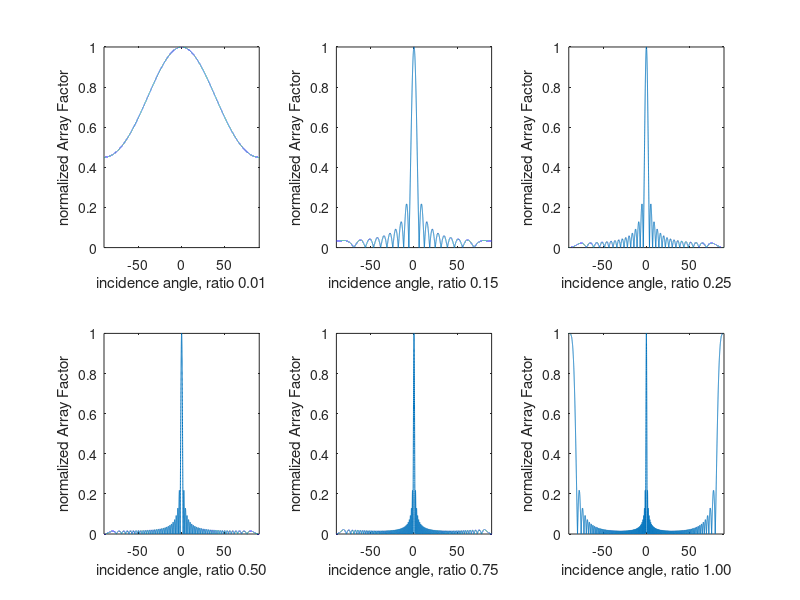
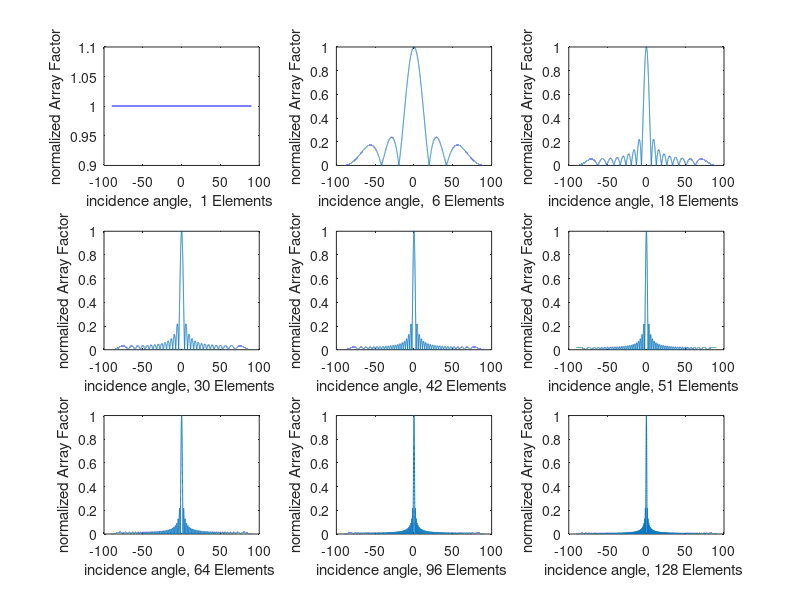
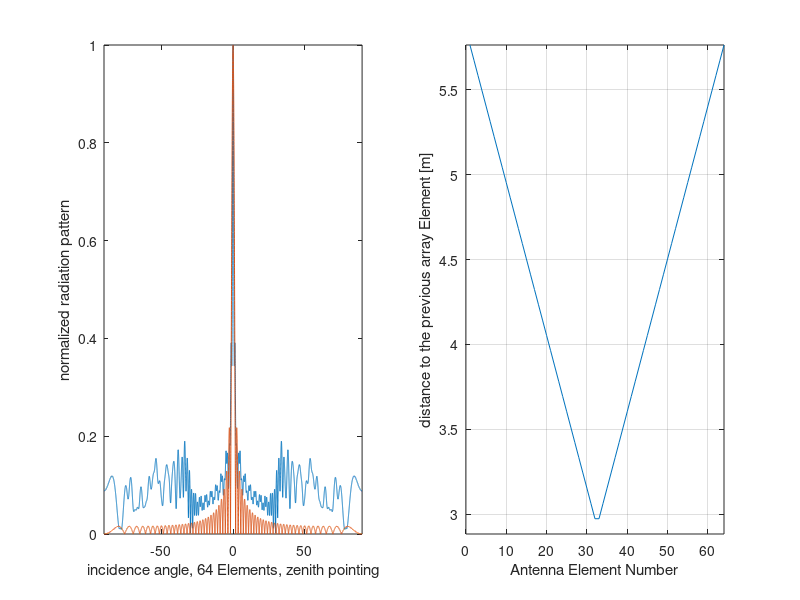
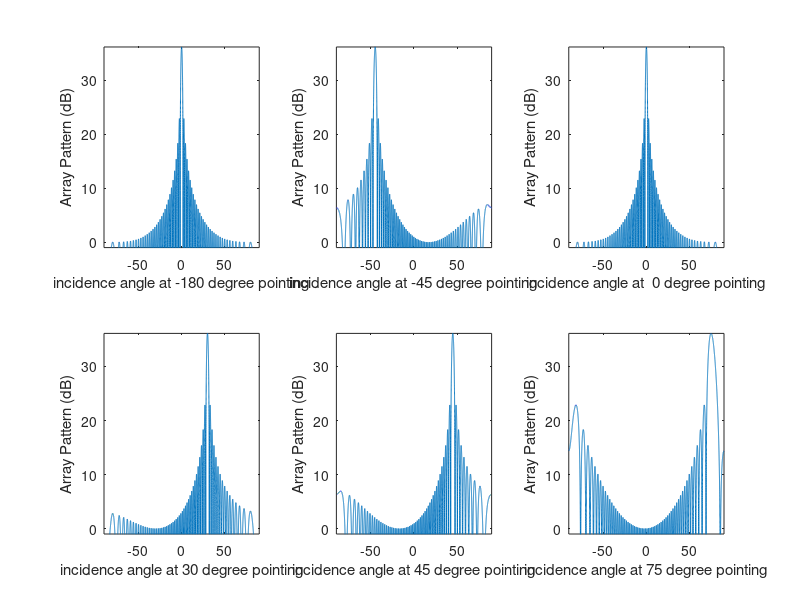

MATLAB code for these plots, in order:
clear all; clc; 


% number of linear lined up isotropic antennas
% composite main antenna in vertical direction
N = 64;

% frequency in Hz
f = 52e6;

% wavelength in m
c = 299792458; % speed of light in m/s
lambda = c/f; 

% scanning angle in degrees, 0 is zenith
delta = -90:.01:90;


%% Varying Antenna Spacing
% distance to wavelength ratio (used in AF later on)
dl_ratio = [0.01 0.15 0.25 0.5 0.75 1];

figure
for i=1:6
    % calculate distance from distance/wavelength ratio (each antenna is fed uniformly)
    d(i) = dl_ratio(i) * lambda;
    % Antenna Factor, derivated on whiteboard
    AF = (abs(sin(N * pi * d(i) * sind(delta) / lambda) ./ sin(pi * d(i) * sind(delta) / lambda)))/N;
    subplot(2,3,i)
    plot(delta,AF)
    axis([-90 90 0 1])
    xlabel(sprintf('incidence angle, ratio %2.2f',dl_ratio(i)))
    ylabel('normalized Array Factor')
end

% max spacing to prevent grating lobes
dX = lambda / (1+sind(90));


%% Number of Antenna Elements
idealRatio = 0.5;
N = [1 6 18 30 42 51 64 96 128];

figure
for i=1:9
    % Antenna Factor, derivated on whiteboard
    AF = (abs(sin(N(i) * pi * idealRatio * sind(delta)) ./ sin(pi * idealRatio * sind(delta)))/N(i));
    subplot(3,3,i)
    plot(delta,AF)
%     axis([-90 90 0 1])
    xlabel(sprintf('incidence angle, %2.0f Elements ',N(i)))
    ylabel('normalized Array Factor')
end


%% Spatial Weighting
% Antenna Elements
N = 64;
% ideal spacing
ideal_d = idealRatio * lambda;
% Using inverse triangular function to increase distance between elements
for i=(N/2):N
    m = 2/N;
    weight = m * (i - N/2) + 1;
    d(i) = weight * ideal_d;
    d(N - i+1) = d(i);
end

% calculating complete radiation pattern, isotropic radiation
E0 = 1;
E = 0;
phase_n = 0;    % zenith angle pointing
for i=1:N
    E = E + E0*exp(complex(0, (2*pi*d(i) * (i-1) * sind(delta)/lambda + phase_n)));
end


% calculate ideal Array Pattern
AF = (abs(sin(N * pi * idealRatio * sind(delta)) ./ sin(pi * idealRatio * sind(delta)))/N);
    
figure
subplot(1,2,1)
plot(delta,abs(E)/N,delta,AF);
axis([-90 90 0 1])
xlabel('incidence angle, 64 Elements, zenith pointing');
ylabel('normalized radiation pattern');
subplot(1,2,2)
antennaNum = [1:1:64];
plot(antennaNum,d);
grid on;
axis([0 N ideal_d max(d)])
xlabel('Antenna Element Number');
ylabel('distance to the previous array Element [m]');

%% Main Lobe Max & Width
E=0;
for i=1:N
    E = E + E0*1
end

mainLobeWidth = asin(lambda/(N*ideal_d)) * 180/pi

%% non-vertical beam
phases = [-180 -45 0 30 45 75];
N = 64;
E = 0;
E0 = 1;
figure;
for j=1:length(phases)
    phase_n = phases(j);
    for i=1:N
        
        E = E + E0*exp(complex(0, -(2*pi*(i)*ideal_d /lambda * (sind(delta)-sind(phase_n)))));
    end
    
    subplot(2,3,j)
    plot(delta,(20*log10(abs(E))))
    xlabel(sprintf('incidence angle at %2.0f degree pointing',phases(j)));
    ylabel('Array Pattern (dB)');
    axis([-90 90 -1 inf]);
    E = 0;
end

%% Electrical Weighting
% Antenna Elements
N = 64;
% ideal spacing
ideal_d = idealRatio * lambda;
% Using triangular function to decrease power at outer elements
E0 = 1;
for i=1:N/2
    m = 2/N;
    weight = m * (i );
    power(i) = weight * E0;
    power((N+1)-i) = power(i);
end

% calculating complete radiation pattern, isotropic radiation
E = 0;
phase_n = 0;    % zenith angle pointing
for i=1:N
    E = E + power(i)*E0*exp(complex(0, (2*pi*ideal_d * (i-1) * sind(delta)/lambda + phase_n)));
end

% calculate ideal Array Pattern
AF = (abs(sin(N * pi * idealRatio * sind(delta)) ./ sin(pi * idealRatio * sind(delta)))/N);
    
figure
subplot(1,2,1)
plot(delta,abs(E)/N,delta,AF);
axis([-90 90 0 1])
xlabel('incidence angle, 64 Elements, zenith pointing');
ylabel('normalized radiation pattern');
legend('triangular weighting','unweighted');
subplot(1,2,2)
antennaNum = [1:1:64];
plot(antennaNum,power);
grid on;
axis([0 N 0 max(power)])
xlabel('Antenna Element Number');
ylabel('Unit Power Weighting');
